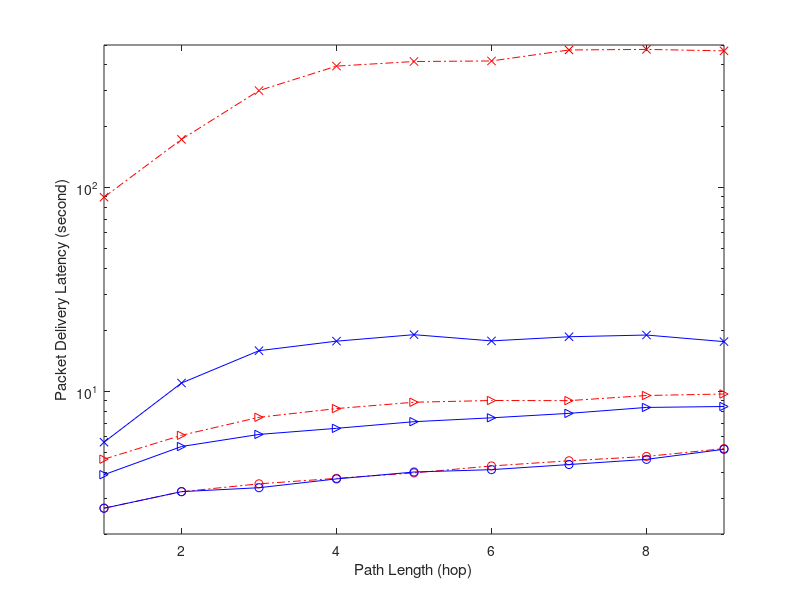

Here is the MATLAB script that generated this plot: (Note: this script raises an error after producing the figure.)
% Plot Packet delivery latency, fixed arrival rate=0.2, 
% \xi = 14, arrival rate=0.1,0.2,0.3
% PRI-basic, PRI-ASM (adaptive schedule maintaince)
basic_1=[2.677577623
3.224754187
3.524581951
3.750365773
3.986844394
4.312763182
4.571843977
4.800647479
5.245552982
];
asm_1=[2.674987958
3.226589885
3.373005803
3.726041851
4.027607203
4.135806302
4.381952927
4.646110954
5.204986929
];
basic_2=[4.655595928
6.097257237
7.470889664
8.242168439
8.854827079
9.030423626
9.015862111
9.554668512
9.718901765];
asm_2=[3.906646991
5.370965493
6.156967932
6.594628801
7.107679685
7.42609043
7.809706576
8.349521301
8.438454314];
basic_3=[89.68493627
172.2894263
298.7933638
394.0039568
414.9963598
417.5770532
472.7306066
475.7495161
467.9815732];
asm_3=[5.638864789
11.00094891
15.84599751
17.64630883
18.98790681
17.70055088
18.54698107
18.91201238
17.55247814];

figure;
hold off;
chain_hops=1:1:9;
semilogy(chain_hops,basic_1,'ro-.');
hold on;
semilogy(chain_hops,basic_2,'r>-.');
semilogy(chain_hops,basic_3,'rx-.');


semilogy(chain_hops,asm_1,'bo-');
semilogy(chain_hops,asm_2,'b>-');
semilogy(chain_hops,asm_3,'bx-');

% set(gca,'XTick',0.05:0.05:0.5);
% set(gca,'XTickLabel',0.05:0.05:0.5);
%set(gca,'Xdir','reverse')
axis([1 9 2 500]);
xlabel('Path Length (hop)');
ylabel('Packet Delivery Latency (second)');
legend('PRI-basic, 0.1','PRI-basic, 0.2','PRI-basic, 0.3', ...
    'PRI-ASM, 0.1','PRI-ASM, 0.2','PRI-ASM, 0.3',1);
% grid on;
